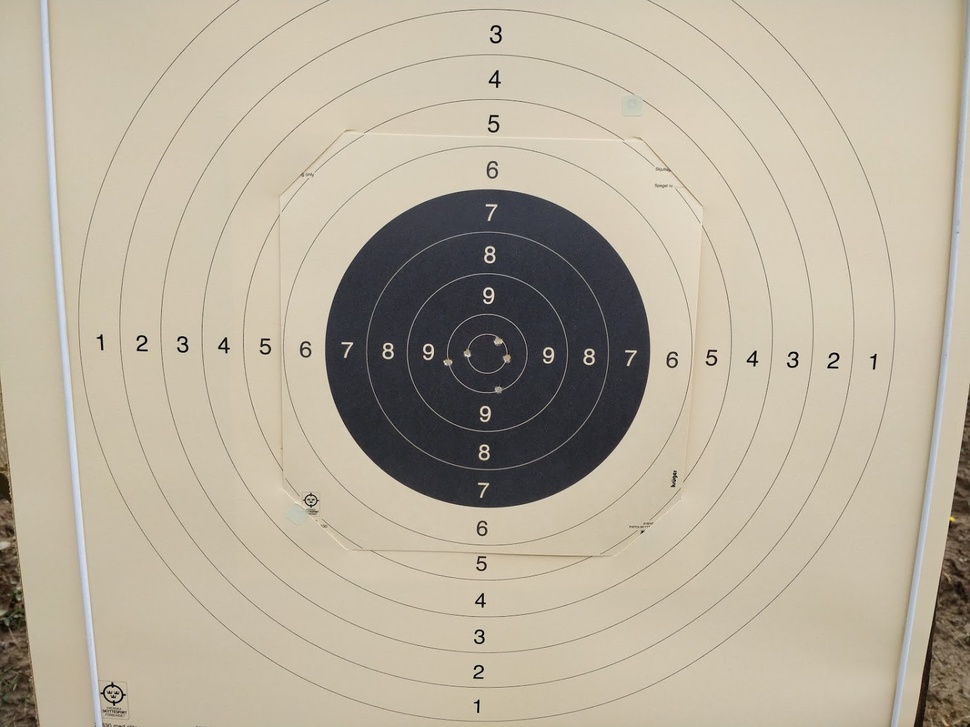
#> input picture testimage01.jpg, 970 x 727 px, shrunk from 1504 x 1128 before the run, found by its file name
$ python snake.py
#> lines starting #> are read from the running program, lines starting #| are printed output that depends on the picture; after the words box and inside, x2 and y2 are one past the last pixel; in counts of white or black regions, pixels touching at a corner belong together
import numpy as np
import matplotlib.pyplot as plt
from skimage import data, img_as_float
from skimage.segmentation import (morphological_chan_vese,
                                  morphological_geodesic_active_contour,
                                  inverse_gaussian_gradient,
                                  checkerboard_level_set)
from skimage.io import imread


def store_evolution_in(lst):
    """Returns a callback function to store the evolution of the level sets in
    the given list.
    """

    def _store(x):
        lst.append(np.copy(x))

    return _store


# Morphological ACWE
image = imread("testimage01.jpg", as_gray=True)
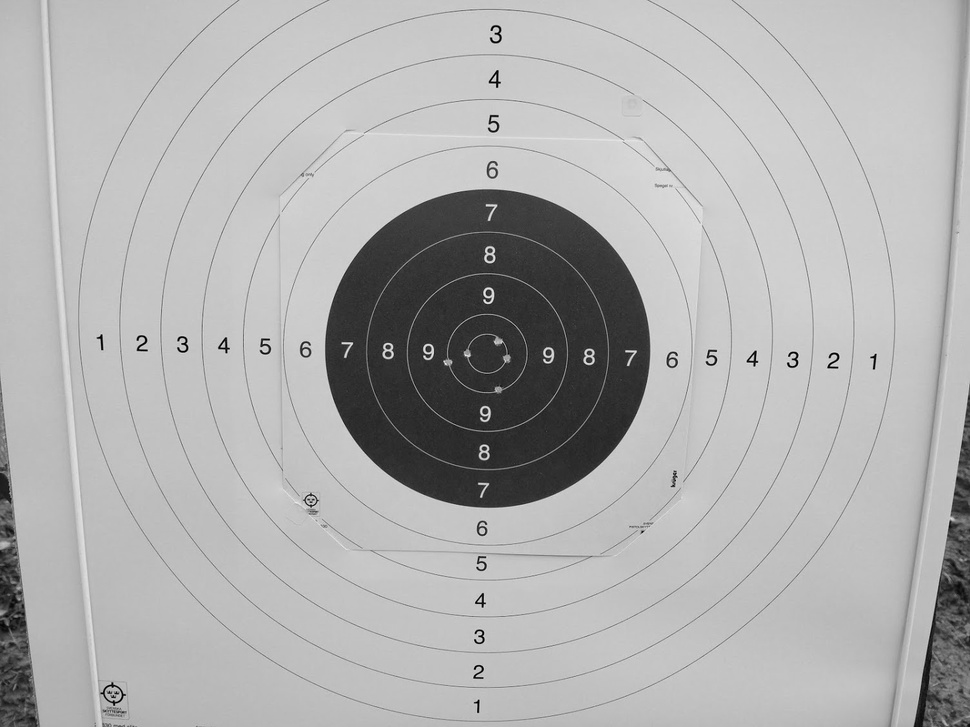
#> image: shape (727, 970) float64; min 0.000833, max 0.955, mean 0.692

# Initial level set
init_ls = checkerboard_level_set(image.shape, 6)
# List with intermediate results for plotting the evolution
evolution = []
callback = store_evolution_in(evolution)
ls = morphological_chan_vese(image, 35, init_level_set=init_ls, smoothing=3,
                             iter_callback=callback)
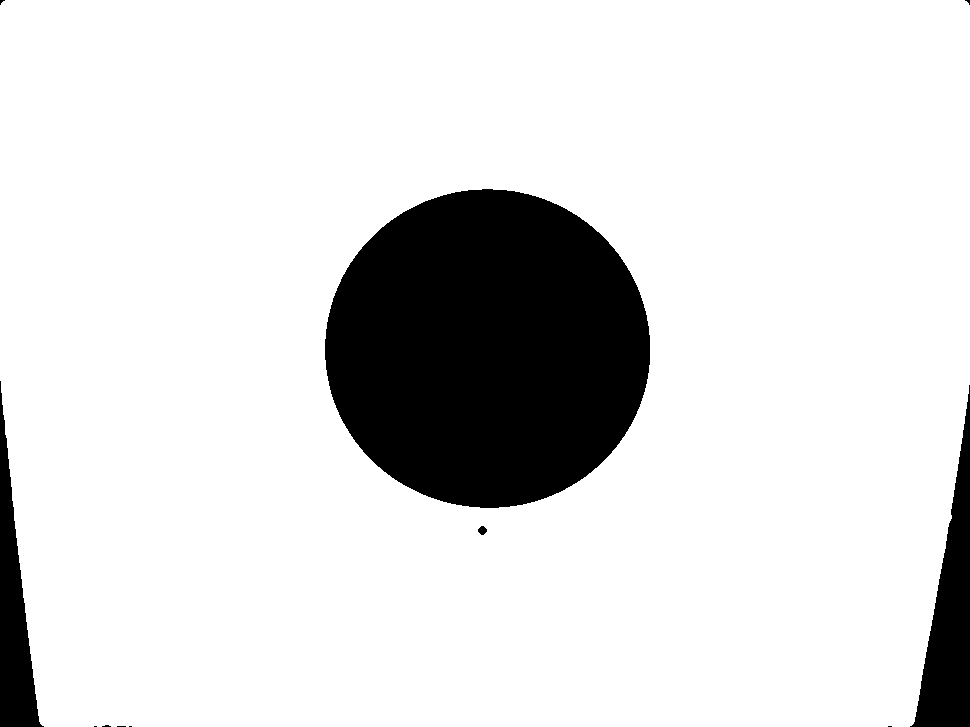
#> ls: shape (727, 970) int8; values 0 (black) and 1 (white), 86.2% white; 11 black regions (7 under 20 px), largest, box (x1, y1, x2, y2) and area: (325, 189, 650, 508) 81344, (910, 385, 970, 727) 9238, (0, 381, 44, 727) 6625, (478, 526, 487, 535) 57

fig, ax = plt.subplots()
ax.imshow(image, cmap="gray")
ax.set_axis_off()
ax.contour(ls, [0.5], colors='r')

fig.tight_layout()
plt.show()
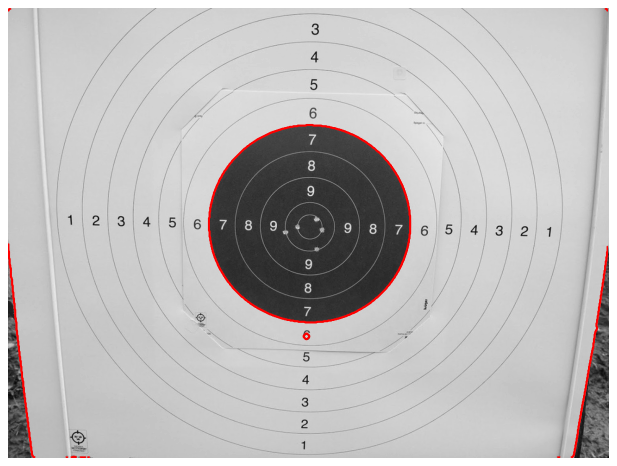
#> figure drawn by matplotlib, 1 panel
